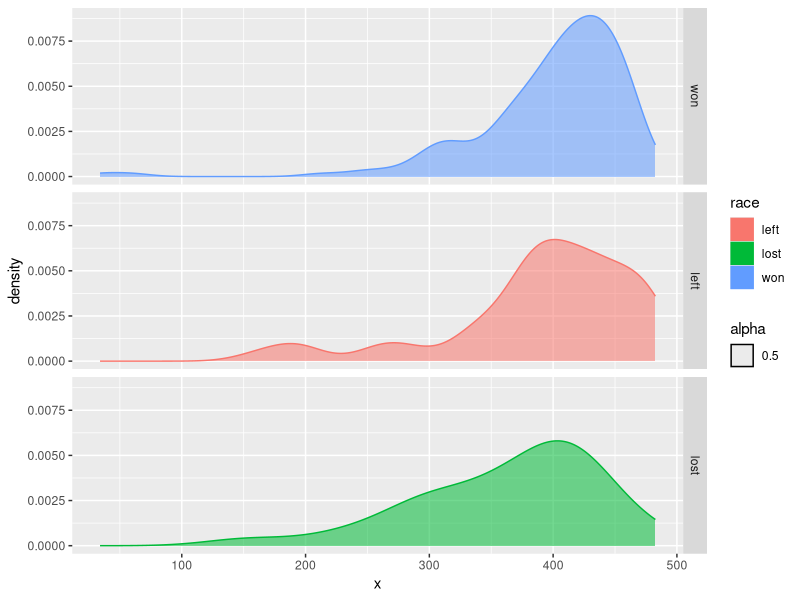
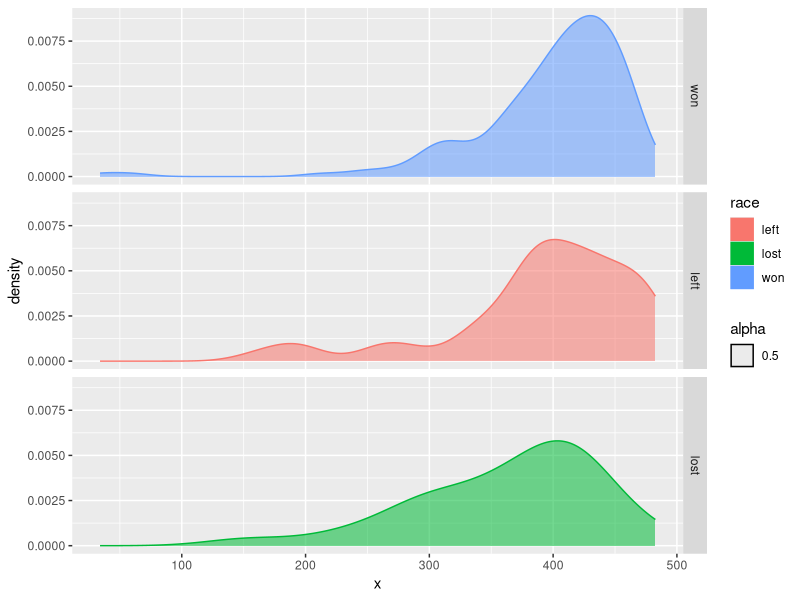

Write the R code that produced these figures, in order.
library(ggplot2)

data <- read.csv("partisanship rep.csv")

data$order = factor(data$race, levels=c("won", "left", "lost"))

ggplot(data, aes(x=x, color=race, fill=race, alpha=0.5)) +
    geom_density() +
    facet_grid(order ~ .)

ggsave("partisanship rep density.png")
